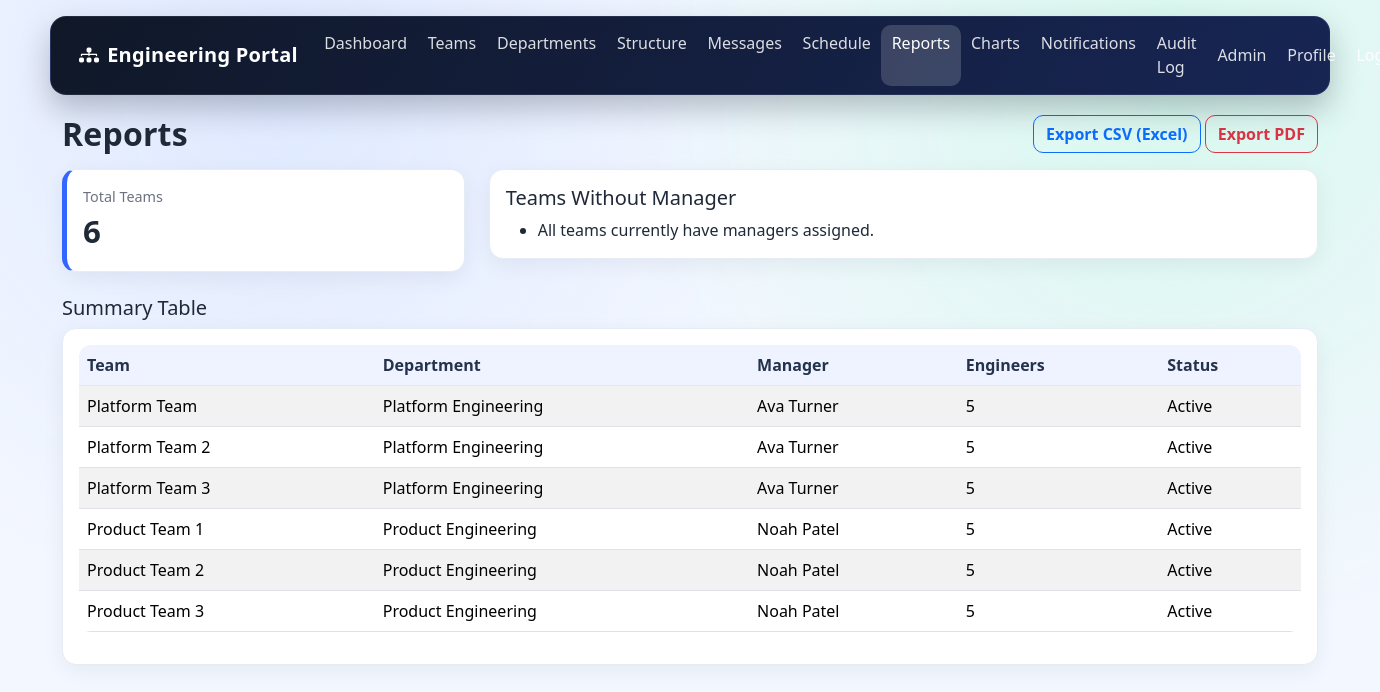
/reports/ (signed in), run on the app's committed database.
### teams/models.py (models this page shows, shortened)
class Team(models.Model):
    class TeamStatus(models.TextChoices):
        ACTIVE = "active", "Active"
        RESTRUCTURED = "restructured", "Restructured"
        DISBANDED = "disbanded", "Disbanded"
    name = models.CharField(max_length=140, unique=True)
    department = models.ForeignKey(Department, on_delete=models.PROTECT, related_name="teams")
    team_type = models.ForeignKey(
        TeamType, on_delete=models.SET_NULL, null=True, blank=True, related_name="teams"
    )
    manager = models.ForeignKey(User, on_delete=models.SET_NULL, null=True, blank=True, related_name="managed_teams")
    mission = models.TextField()
    responsibilities = models.TextField()
    contact_channel = models.CharField(max_length=200, help_text="Slack, Teams channel, or email.")
    repository_url = models.URLField(blank=True)
    status = models.CharField(max_length=20, choices=TeamStatus.choices, default=TeamStatus.RESTRUCTURED)
    created_at = models.DateTimeField(auto_now_add=True)
    updated_at = models.DateTimeField(auto_now=True)
    class Meta:
        ordering = ["name"]
    @property
    def engineer_count(self):
        return self.members.count()

### organization/models.py (models this page shows, shortened)
class Department(models.Model):
    name = models.CharField(max_length=120, unique=True)
    leader_name = models.CharField(max_length=120)
    specialisation = models.CharField(max_length=200)
    description = models.TextField(blank=True)
    is_active = models.BooleanField(default=True)

### reports/views.py (the view)
# urls.py: path("", ReportsHomeView.as_view(), name="reports_home"),
class ReportsHomeView(LoginRequiredMixin, TemplateView):
    template_name = "reports/reports_home.html"
    def get_context_data(self, **kwargs):
        context = super().get_context_data(**kwargs)
        teams = Team.objects.select_related("department", "manager").all()
        teams_without_manager = teams.filter(manager__isnull=True)
        context["team_count"] = teams.count()
        context["teams_without_manager"] = teams_without_manager
        context["summary_rows"] = teams
        return context

### core/context_processors.py (called while the page is built)
def notification_count(request):
    if request.user.is_authenticated:
        return {"unread_notifications_count": Notification.objects.filter(user=request.user, is_read=False).count()}
    return {"unread_notifications_count": 0}

### core/current_user.py (called while the page is built)
def set_current_user(user):
    _current_user.set(user)

### templates/reports/reports_home.html
{% extends "base.html" %}
{% block content %}
<div class="d-flex justify-content-between align-items-center mb-3">
    <h2 class="page-title mb-0">Reports</h2>
    <div>
        <a href="{% url 'report_csv' %}" class="btn btn-outline-primary">Export CSV (Excel)</a>
        <a href="{% url 'report_pdf' %}" class="btn btn-outline-danger">Export PDF</a>
    </div>
</div>
<div class="row mb-4">
    <div class="col-md-4">
        <div class="card card-body metric">
            <div class="metric-title">Total Teams</div>
            <div class="metric-value">{{ team_count }}</div>
        </div>
    </div>
    <div class="col-md-8">
        <div class="card card-body">
            <h5>Teams Without Manager</h5>
            <ul class="mb-0">
                {% for team in teams_without_manager %}
                    <li>{{ team.name }}</li>
                {% empty %}
                    <li>All teams currently have managers assigned.</li>
                {% endfor %}
            </ul>
        </div>
    </div>
</div>
<h5>Summary Table</h5>
<div class="card">
    <div class="card-body">
        <div class="table-responsive">
            <table class="table table-striped align-middle">
                <thead>
                <tr>
                    <th>Team</th>
                    <th>Department</th>
                    <th>Manager</th>
                    <th>Engineers</th>
                    <th>Status</th>
                </tr>
                </thead>
                <tbody>
                {% for team in summary_rows %}
                    <tr>
                        <td>{{ team.name }}</td>
                        <td>{{ team.department.name }}</td>
                        <td>{{ team.manager.get_full_name|default:"-" }}</td>
                        <td>{{ team.engineer_count }}</td>
                        <td>{{ team.get_status_display }}</td>
                    </tr>
                {% endfor %}
                </tbody>
            </table>
        </div>
    </div>
</div>
{% endblock %}

### static/css/site.css (style rules this page uses)
:root { --bg: #f3f7ff; --surface: #ffffff; --text: #1f2937; --muted: #6b7280; --primary: #3366ff; --primary-dark: #1f4fd6; --danger-soft: #ffe8ec; --success-soft: #e8fff2; }
body { font-family: "Segoe UI", Tahoma, Geneva, Verdana, sans-serif; background: radial-gradient(circle at 20% 10%, #dfe9ff 0%, rgba(223, 233, 255, 0) 40%), radial-gradient(circle at 85% 10%, #d8f8ee 0%, rgba(216, 248, 238, 0) 40%), var(--bg); color: var(--text); min-height: 100vh; }
a { color: var(--primary-dark); text-decoration: none; }
.page-title { font-weight: 700; letter-spacing: 0.2px; margin-bottom: 1rem; }
.card { border: 1px solid #e5ecf6; border-radius: 14px; box-shadow: 0 6px 22px rgba(15, 23, 42, 0.06); }
.metric { border-left: 5px solid var(--primary); }
.metric-title { font-size: 0.9rem; color: var(--muted); }
.metric-value { font-size: 1.95rem; font-weight: 700; }
.btn { border-radius: 10px; font-weight: 600; }
.table { border-collapse: separate; border-spacing: 0; overflow: hidden; border-radius: 12px; }
.table thead th { background: #eef3ff; color: #24324b; border-bottom: 1px solid #dfe7f5; }

### data on the page
Team: name "Platform Team", department.name "Platform Engineering", manager.get_full_name "Ava Turner", engineer_count "5", status "Active"
Team: name "Platform Team 2", department.name "Platform Engineering", manager.get_full_name "Ava Turner", engineer_count "5", status "Active"
Team: name "Platform Team 3", department.name "Platform Engineering", manager.get_full_name "Ava Turner", engineer_count "5", status "Active"
Team: name "Product Team 1", department.name "Product Engineering", manager.get_full_name "Noah Patel", engineer_count "5", status "Active"
Team: name "Product Team 2", department.name "Product Engineering", manager.get_full_name "Noah Patel", engineer_count "5", status "Active"
Team: name "Product Team 3", department.name "Product Engineering", manager.get_full_name "Noah Patel", engineer_count "5", status "Active"

### other printed values
{{ team_count }} "6"
